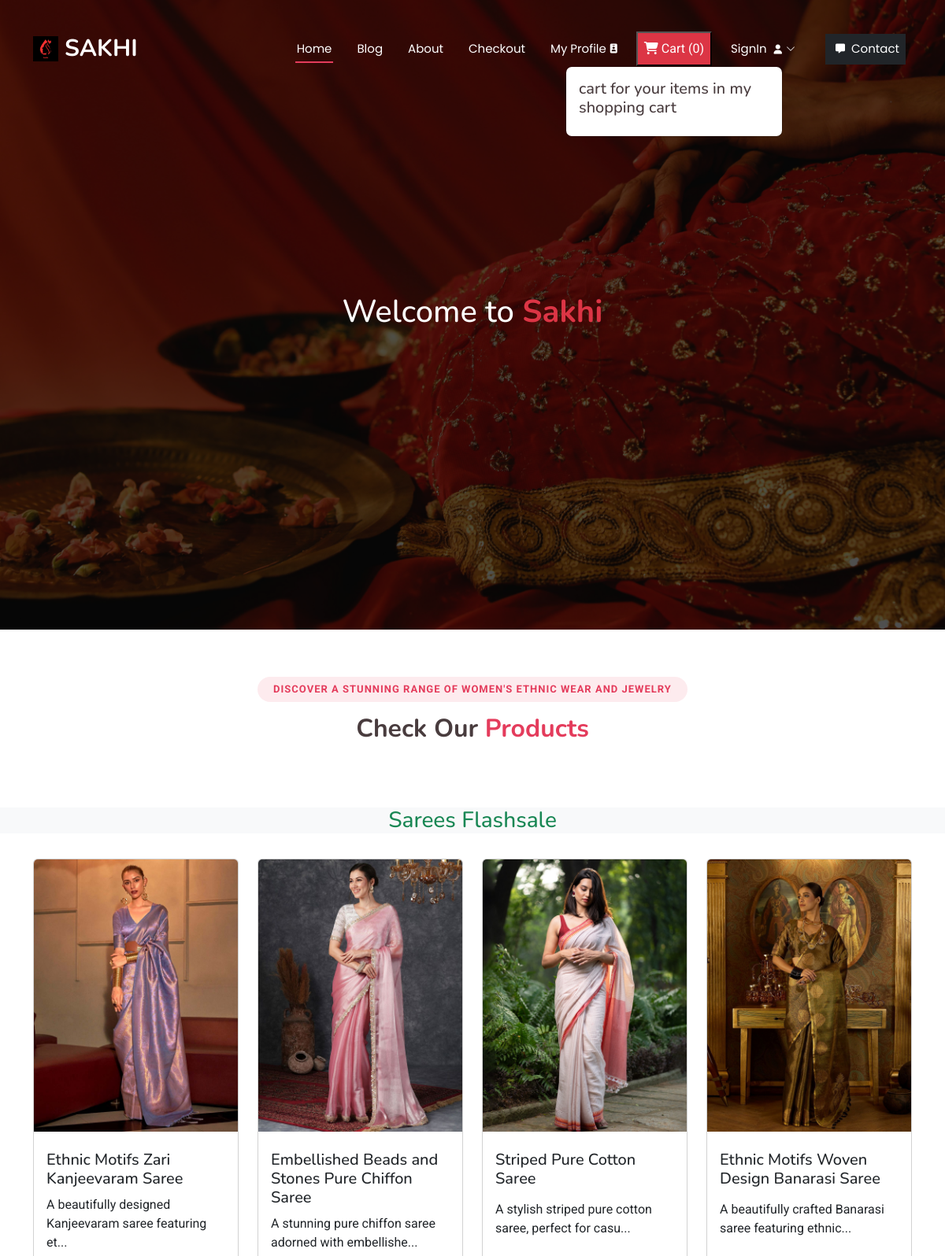
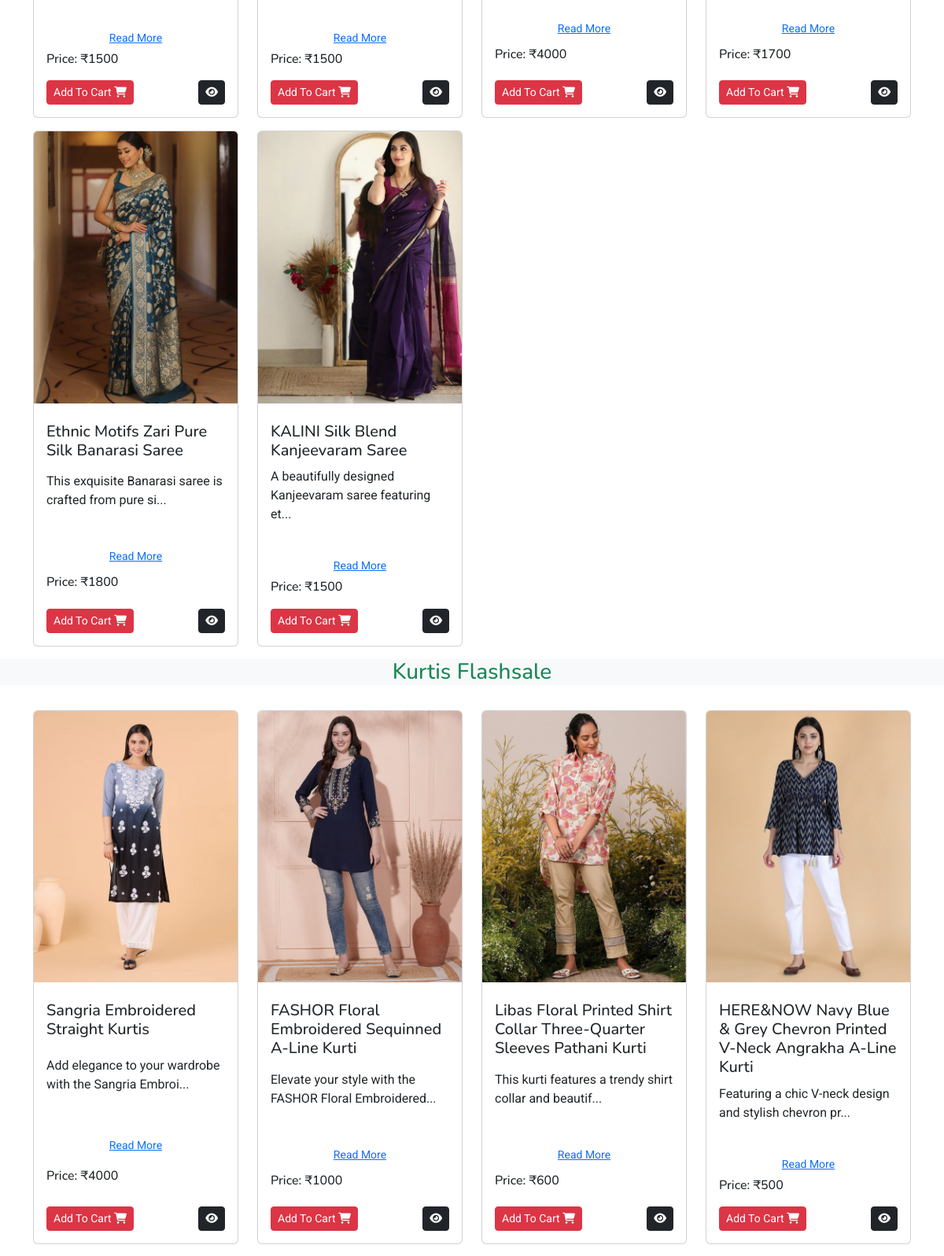
The page / (upper part) on the database its author committed (2 pictures, top to bottom).
### ecommerceapp/models.py (models this page shows, shortened)
class Product(models.Model):
    product_id = models.AutoField
    product_name = models.CharField(max_length=100)
    category = models.CharField(max_length=100, default="")
    subcategory = models.CharField(max_length=50, default="")
    price = models.IntegerField(default=500)
    desc = models.CharField(max_length=300)
    image = models.ImageField(upload_to='images/images')

### ecommerceapp/views.py (the view)
# urls.py: path('',views.index,name="index"),
def index(request):
    allProds = []
    catprods = Product.objects.values('category','id')
    print(catprods)
    cats = {item['category'] for item in catprods}
    for cat in cats:
        prod= Product.objects.filter(category=cat)
        n=len(prod)
        nSlides = n // 4 + ceil((n / 4) - (n // 4))
        allProds.append([prod, range(1, nSlides), nSlides])
    params= {'allProds':allProds}
    return render(request,"index.html",params)

### templates/index.html (shortened to what this page needs)
{% extends "base.html" %}
{% block content %}
<h1>Welcome to <span style="font-weight:bold; color:#dc3545;">Sakhi</span></h1>
{% endblock content %}
{% block body %}
{% load static %}
<section id="portfolio" class="portfolio section">
    <div class="container section-title" data-aos="fade-up">
        <h2>Discover a Stunning Range of Women's Ethnic Wear and Jewelry</h2>
        <p>
            <span>Check Our</span> <span class="description-title">Products</span>
        </p>
    </div>
    {% for product, range, nSlides in allProds %}
    <h3 class="my-3 text-center text-success bg-light">
        {{ product.0.category }} Flashsale
    </h3>
    <div class="container">
        <div class="row">
            {% for i in product %}
            <div class="col-md-3 mt-3 d-flex align-items-stretch">
                <div class="card w-100">
                    <img src="/media/{{ i.image }}" class="card-img-top" alt="{{ i.product_name }} image" style="object-fit: contain; height: 350px; margin: 0 auto; display: block;" />
                    <div class="card-body">
                        <h5 class="card-title mt-2" id="namepr{{ i.id }}">{{ i.product_name }}</h5>
                        <p class="card-text short-desc" id="desc{{ i.id }}">
                            {{ i.desc|slice:"0:53" }}...
                        </p>
                        <div class="button-container">
                            <button class="btn btn-link read-more-btn" id="read-more-btn{{ i.id }}" onclick="toggleReadMore({{ i.id }}, this)">Read More</button>
                        </div>
                        <h6 class="card-title mb-3">
                            Price: ₹<span id="pricepr{{ i.id }}">{{ i.price }}</span>
                        </h6>
                        <div class="d-flex justify-content-between">
                            <span id="divpr{{ i.id }}" class="divpr">
                                <button id="pr{{ i.id }}" class="btn btn-danger cart btn-sm mt-0">
                                    Add To Cart <i class="fa-solid fa-cart-shopping"></i>
                                </button>
                            </span>
                            <a href="/media/{{ i.image }}">
                                <button class="btn btn-dark btn-sm cart"><i class="fa-solid fa-eye"></i></button>
                            </a>
                        </div>
                    </div>
                </div>
            </div>
            {% endfor %}
        </div>
    </div>
    {% endfor %}
</section>
{% endblock body %}

### templates/base.html (shortened to what this page needs)
{% load static %}
<!DOCTYPE html>
<html lang="en">
<head>
  <link href="{% static '/assets/vendor/bootstrap/css/bootstrap.min.css' %}" rel="stylesheet">
  <link href="{% static '/assets/vendor/bootstrap-icons/bootstrap-icons.css' %}" rel="stylesheet">
  <link href="{% static '/assets/vendor/aos/aos.css' %}" rel="stylesheet">
  <link href="{% static '/assets/vendor/glightbox/css/glightbox.min.css' %}" rel="stylesheet">
  <link href="{% static '/assets/vendor/swiper/swiper-bundle.min.css' %}" rel="stylesheet">
  <link rel="stylesheet" href="https://cdnjs.cloudflare.com/ajax/libs/font-awesome/6.6.0/css/all.min.css" />
  <link rel="stylesheet" href="{% static 'assets/css/custom-style.css' %}">
  <link href="{% static '/assets/css/main.css' %}" rel="stylesheet">
</head>
<body class="index-page">
  <header id="header" class="header d-flex align-items-center fixed-top">
    <div class="container-fluid container-xl position-relative d-flex align-items-center justify-content-between">
      <a href="/" class="logo d-flex align-items-center">
        <img src="{% static '/assets/img/logo.png' %}" alt="">
        <h1 class="img-fluid">Sakhi</h1>
      </a>
      <nav id="navmenu" class="navmenu">
        <ul>
          <li><a href="/" class="active">Home</a></li>
          <li><a href="/blog" >Blog</a></li>
          <li><a href="/about" >About</a></li>
          <li><a href="/checkout" >Checkout</a></li>
          <li><a href="/profile" >My Profile </a></li>
          <button type="button" class="bg-danger p-2 m-2 text-white" id="popcart" data-container="body" data-toggle="popover" data-placement="bottom" data-html="true" ><i class="fa-solid fa-cart-shopping"></i>  Cart (<span id="cart">0</span>)
          </button>
          {% if request.user.is_authenticated %}
          <li><a href="/auth/logout/">Logout <i class="fa-solid fa-right-from-bracket"></i></a></li>
          {% else %}
          <li class="dropdown"><a href="/auth/signup/"><span>SignIn </span> <i class="bi bi-chevron-down toggle-dropdown"></i></a>
          </li>
          {% endif %}
          <li><a class="bg-dark p-2 m-2" href="/contact">&nbsp; Contact</a></li>
        </ul>
      </nav>
    </div>
  </header>
  <main class="main">
    <section id="hero" class="hero section dark-background">
      <img src="{% static 'assets/img/hero-bg.jpg' %}" alt="" data-aos="fade-in">
      <div class="container text-center" data-aos="fade-up" data-aos-delay="100">
        <div class="row justify-content-center">
          <div class="col-lg-8">
            {% block content %}
            {% endblock content %}
          </div>
        </div>
      </div>
    </section>
      {% block body %}
      {% endblock body %}
  </main>
</body>
</html>

### static/assets/css/custom-style.css (style rules this page uses)
.button-container { text-align: center; }
.read-more-btn { display: inline-block; margin-top: 10px; min-width: 100px; padding: 5px 10px; font-size: 14px; }

### static/assets/css/main.css (style rules this page uses)
:root { --default-font: "Roboto", system-ui, -apple-system, "Segoe UI", Roboto, "Helvetica Neue", Arial, "Noto Sans", "Liberation Sans", sans-serif, "Apple Color Emoji", "Segoe UI Emoji", "Segoe UI Symbol", "Noto Color Emoji"; --heading-font: "Nunito", sans-serif; --nav-font: "Poppins", sans-serif; }
:root { --background-color: #ffffff; --default-color: #444444; --heading-color: #493c3e; --accent-color: #e43c5c; --surface-color: #ffffff; --contrast-color: #ffffff; }
:root { --nav-color: #ffffff; --nav-hover-color: #e43c5c; --nav-mobile-background-color: #ffffff; --nav-dropdown-background-color: #ffffff; --nav-dropdown-color: #444444; --nav-dropdown-hover-color: #e43c5c; }
.dark-background { --background-color: #060606; --default-color: #ffffff; --heading-color: #ffffff; --surface-color: #252525; --contrast-color: #ffffff; }
:root { scroll-behavior: smooth; }
body { color: var(--default-color); background-color: var(--background-color); font-family: var(--default-font); }
a { color: var(--accent-color); text-decoration: none; transition: 0.3s; }
h1, h2, h3, h4, h5, h6 { color: var(--heading-color); font-family: var(--heading-font); }
.header { --background-color: rgba(255, 255, 255, 0); --default-color: #ffffff; --heading-color: #ffffff; color: var(--default-color); background-color: var(--background-color); padding: 20px 0; transition: all 0.5s; z-index: 997; }
.header .logo { line-height: 1; }
.header .logo img { max-height: 32px; margin-right: 8px; }
.header .logo h1 { font-size: 30px; margin: 0; font-weight: 700; text-transform: uppercase; color: var(--heading-color); }
@media (min-width: 1200px) { .navmenu { padding: 0; } }
@media (min-width: 1200px) { .navmenu ul { margin: 0; padding: 0; display: flex; list-style: none; align-items: center; } }
@media (min-width: 1200px) { .navmenu li { position: relative; } }
@media (min-width: 1200px) { .navmenu>ul>li { white-space: nowrap; padding: 15px 14px; } }
@media (min-width: 1200px) { .navmenu>ul>li:last-child { padding-right: 0; } }
@media (min-width: 1200px) { .navmenu a, .navmenu a:focus { color: var(--nav-color); font-size: 15px; padding: 0 2px; font-family: var(--nav-font); font-weight: 400; display: flex; align-items: center; justify-content: space-between; white-space: nowrap; transition: 0.3s; position: relative; } }
@media (min-width: 1200px) { .navmenu a i, .navmenu a:focus i { font-size: 12px; line-height: 0; margin-left: 5px; transition: 0.3s; } }
@media (min-width: 1200px) { .navmenu>ul>li>a:before { content: ""; position: absolute; height: 2px; bottom: -6px; left: 0; background-color: var(--nav-hover-color); visibility: hidden; width: 0px; transition: all 0.3s ease-in-out 0s; } }
@media (min-width: 1200px) { .navmenu a:hover:before, .navmenu li:hover>a:before, .navmenu .active:before { visibility: visible; width: 100%; } }
@media (min-width: 1200px) { .navmenu li:hover>a, .navmenu .active, .navmenu .active:focus { color: var(--nav-color); } }
section, .section { color: var(--default-color); background-color: var(--background-color); padding: 60px 0; scroll-margin-top: 92px; overflow: clip; }
.section-title { text-align: center; padding-bottom: 60px; position: relative; }
.section-title h2 { font-size: 13px; letter-spacing: 1px; font-weight: 700; padding: 8px 20px; margin: 0; background: color-mix(in srgb, var(--accent-color), transparent 90%); color: var(--accent-color); display: inline-block; text-transform: uppercase; border-radius: 50px; font-family: var(--default-font); }
.section-title p { color: var(--heading-color); margin: 10px 0 0 0; font-size: 32px; font-weight: 700; font-family: var(--heading-font); }
.section-title p .description-title { color: var(--accent-color); }
.hero { width: 100%; min-height: 100vh; position: relative; padding: 80px 0; display: flex; align-items: center; justify-content: center; }
.hero img { position: absolute; inset: 0; display: block; width: 100%; height: 100%; object-fit: cover; z-index: 1; }
.hero:before { content: ""; background: color-mix(in srgb, var(--background-color), transparent 30%); position: absolute; inset: 0; z-index: 2; }
.hero .container { position: relative; z-index: 3; }
.button-container { margin-top: 10px; text-align: center; }
.card-body { display: flex; flex-direction: column; justify-content: space-between; height: 100%; }

### rows shown on the page
Product: category "Sarees", image (picture), product_name "Ethnic Motifs Zari Kanjeevaram Saree", desc "A beautifully designed Kanjeevaram saree featuring et", price "1500"
Product: image (picture), product_name "Embellished Beads and Stones Pure Chiffon Saree", desc "A stunning pure chiffon saree adorned with embellishe", price "1500"
Product: image (picture), product_name "Striped Pure Cotton Saree", desc "A stylish striped pure cotton saree, perfect for casu", price "4000"
Product: image (picture), product_name "Ethnic Motifs Woven Design Banarasi Saree", desc "A beautifully crafted Banarasi saree featuring ethnic", price "1700"
Product: image (picture), product_name "Ethnic Motifs Zari Pure Silk Banarasi Saree", desc "This exquisite Banarasi saree is crafted from pure si", price "1800"
Product: image (picture), product_name "KALINI Silk Blend Kanjeevaram Saree", desc "A beautifully designed Kanjeevaram saree featuring et", price "1500"
Product: category "Kurtis", image (picture), product_name "Sangria Embroidered Straight Kurtis", desc "Add elegance to your wardrobe with the Sangria Embroi", price "4000"
Product: image (picture), product_name "FASHOR Floral Embroidered Sequinned A-Line Kurti", desc "Elevate your style with the FASHOR Floral Embroidered", price "1000"
Product: image (picture), product_name "Libas Floral Printed Shirt Collar Three-Quarter Sleeves Pathani Kurti", desc "This kurti features a trendy shirt collar and beautif", price "600"
Product: image (picture), product_name "HERE&NOW Navy Blue & Grey Chevron Printed V-Neck Angrakha A-Line Kurti", desc "Featuring a chic V-neck design and stylish chevron pr", price "500"
